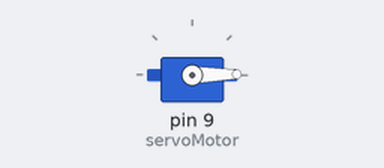
The sketch below on a simulated Arduino Uno, built with avr-gcc and run on an emulated ATmega328P. On the bench: servo.

Above: at 0.05 s.
At 3.0 s:
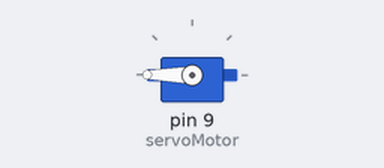
Timing chart, 0 to 6.9 s (numbered marks = the images above):
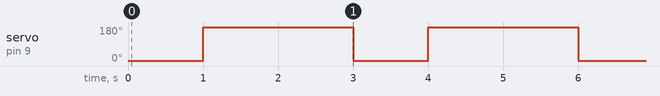

The sketch:

servo.ino
```cpp
#include <Servo.h>

Servo servoMotor;

void setup() {
  Serial.begin(9600);
  servoMotor.attach(9);
}

void loop() {

  // Desplazamos a la posición 0º
  servoMotor.write(1);
  delay(1000);

  // Desplazamos a la posición 180º
  servoMotor.write(180);
  delay(1000);

  // Desplazamos a la posición 180º
  servoMotor.write(180);
  delay(1000);
}
```

Ultrasonic.cpp
```cpp
#include "Arduino.h"
#include "Ultrasonic.h"

Ultrasonic::Ultrasonic(int TP, int EP)
{
   pinMode(TP,OUTPUT);
   pinMode(EP,INPUT);
   Trig_pin=TP;
   Echo_pin=EP;
}

long Ultrasonic::Timing()
{
  digitalWrite(Trig_pin, LOW);
  delayMicroseconds(2);
  digitalWrite(Trig_pin, HIGH);
  delayMicroseconds(10);
  digitalWrite(Trig_pin, LOW);
  duration = pulseIn(Echo_pin,HIGH);
  return duration;
}

long Ultrasonic::Ranging(int sys)
{
  Timing();
  distacne_cm = duration /29 / 2 ;
  distance_inc = duration / 74 / 2;
  if (sys)
  return distacne_cm;
  else
  return distance_inc;
}
```

Ultrasonic.h
```cpp
#ifndef Ultrasonic_h
#define Ultrasonic_h

#include "Arduino.h"

#define CM 1
#define INC 0

class Ultrasonic
{
  public:
    Ultrasonic(int TP, int EP);
    long Timing();
    long Ranging(int sys);

    private:
    int Trig_pin;
    int Echo_pin;
    long  duration,distacne_cm,distance_inc;

};

#endif
```

Measured:
- by itself, servo on pin 9 (servoMotor): alternates 180° for 2.0 s and 1° for 1.0 s
